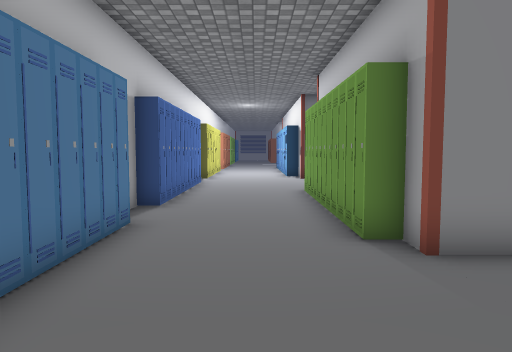
view 1 (above)

24 first-person views from a walk through a scene from a Unity 3-D project. The camera is 1.4 m above the floor, tilts 4° down and sees 70° across. Doors are open. The floor is counted in squares, 1 m on a side. Each view is taken from the middle of a square. On the plan, view 1 faces up. The plan holds only what a view shows up to about 16 squares ahead; the rest is blank. The place goes on beyond the plan. The player is left out. Some surface patterns are stand-ins.

view 2
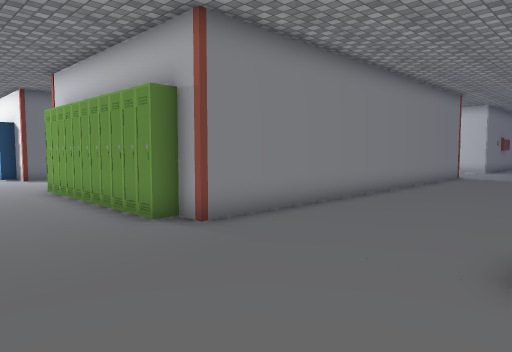

view 3
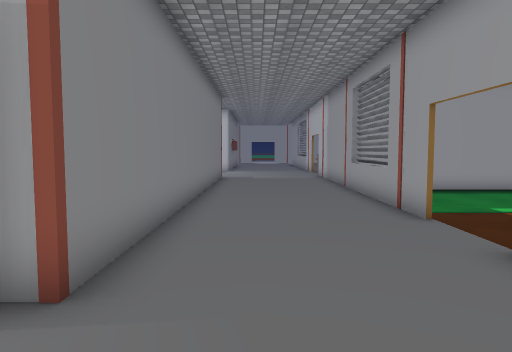

view 4
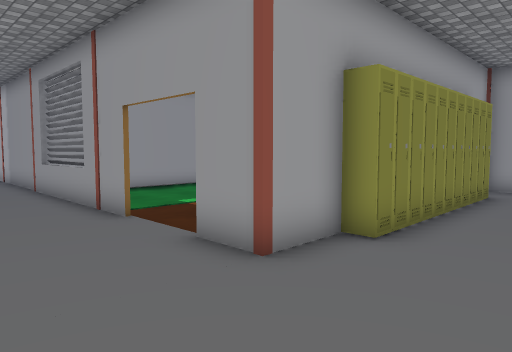

view 5
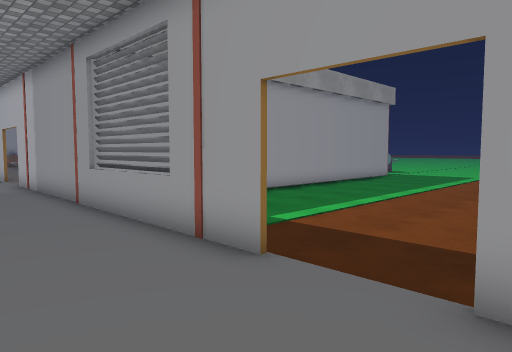

view 6
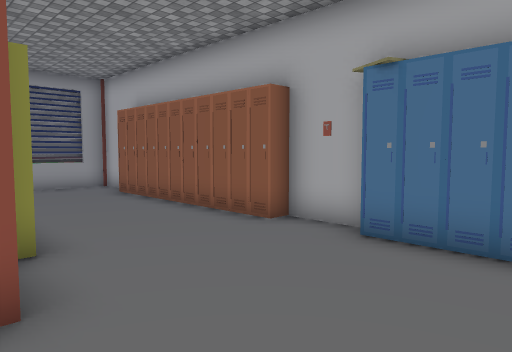

view 7
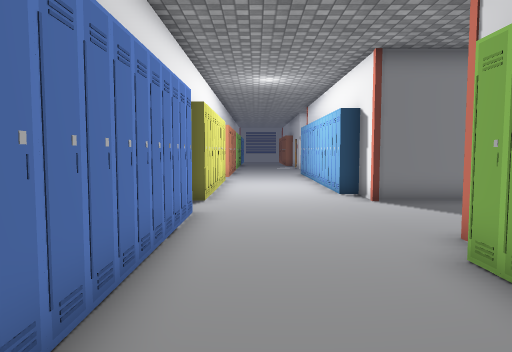

view 8
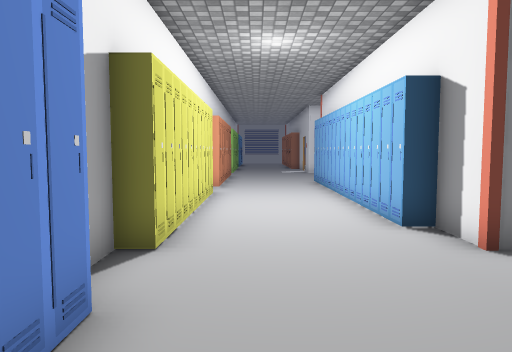

view 9
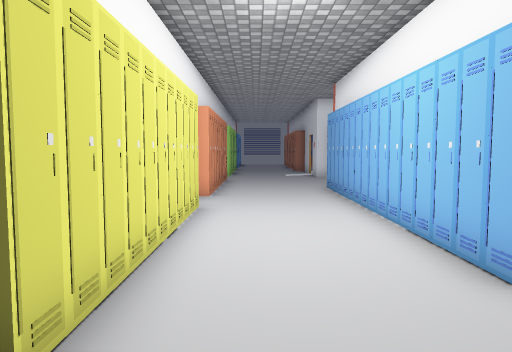

view 10
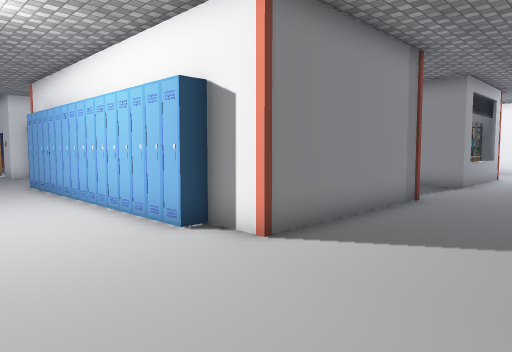

view 11
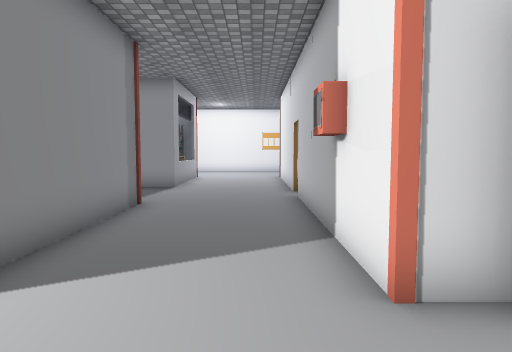

view 12
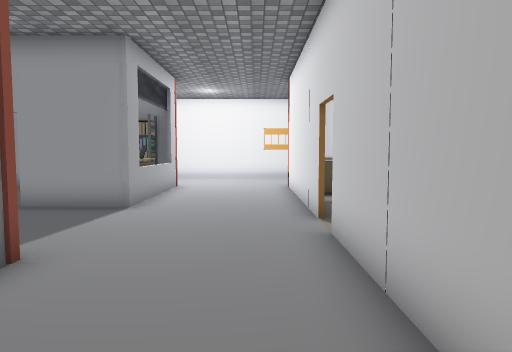

view 13
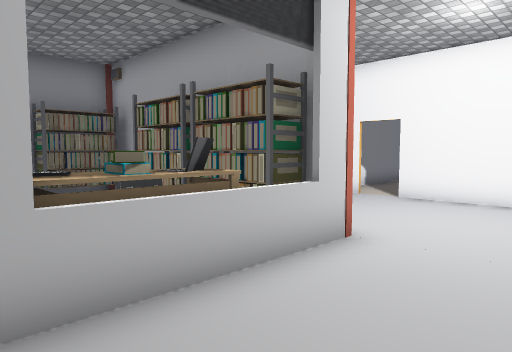

view 14
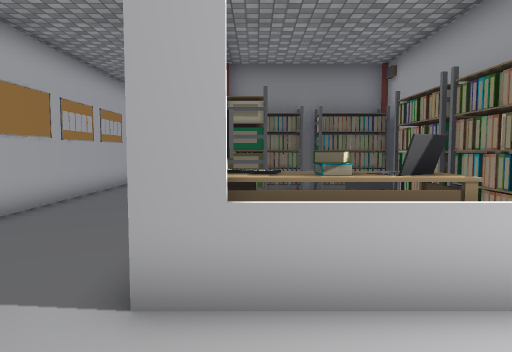

view 15
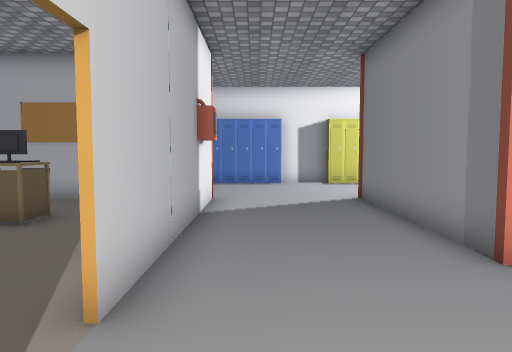

view 16
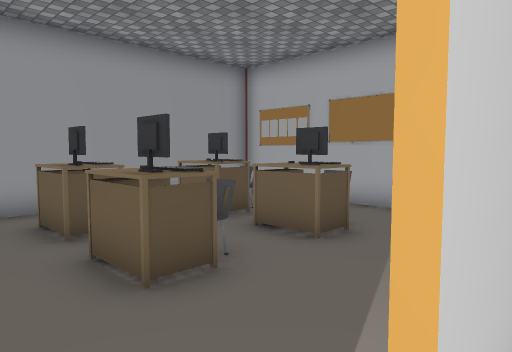

view 17
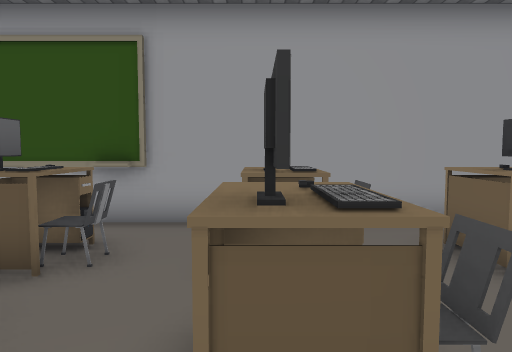

view 18
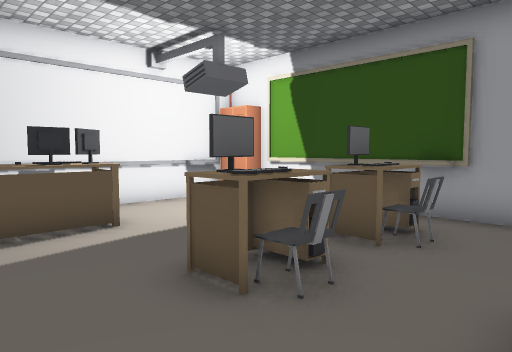

view 19
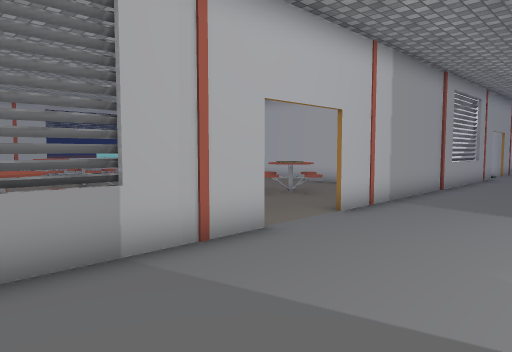

view 20
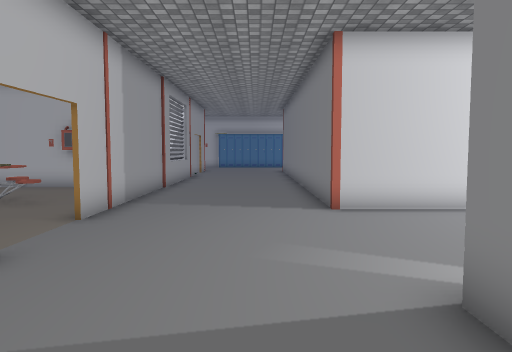

view 21
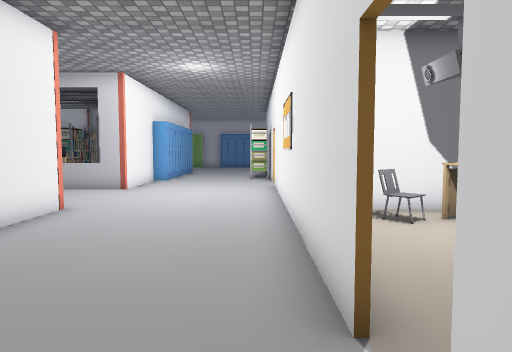

view 22
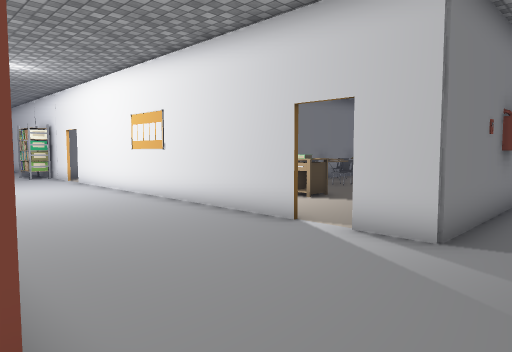

view 23
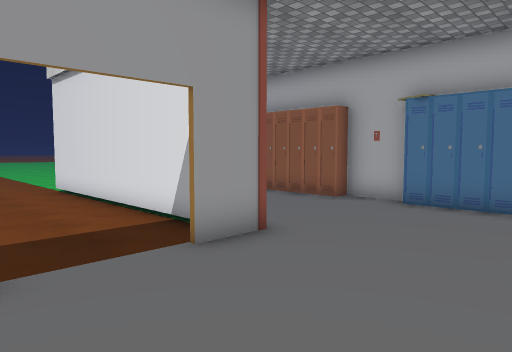

view 24
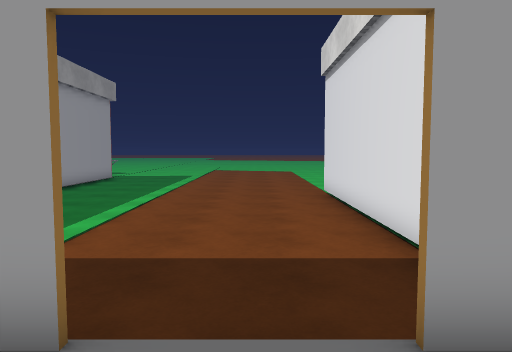

### Floor plan
Key: @ floor where view 1 was taken; # wall or solid block; x gap in a wall; . main floor; - floor 0.25 m lower than the main floor; D open door; = window, fence, low wall or low ledge; ^ raised ledge; L locker; P pillar; A laptop; R rack; T table; C chair; M computer; B books; O other object.
Columns run from 3 left of view 1 to 27 right of it. Each row starts with its distance up from view 1.
 31 O....O
 30 O....#     #
 29 L....L     #.
 28 L....L     #.
 27 L....L     #..  O####P
 26  ....L     #..   RRRR#
 25 L....L     #..       #
 24 L....L     #...  R   #
 23 L....L     #... #R  R#
 22 L....L      .... R  RR       ##
 21 L....L       ...x   R#.....x..
 20 L....L       ...   CRR.......
 19 L....##     ....#MBAR#.....#
 18 L....P######P...####=P.....#
 17 #..........................#
 16 L..........................#
 15 L..........................#
 14 L....P########.## ###P.....####
 13 L....#     ........T #.....# C.
 12 L...LL   ..........T #.....#.O
 11 L....L ............MO#.....#..
 10 L....L..OM.CM.CM...M.#.....#..O
  9 L....L.  ^..^..^.....#.....#...
  8  ....L  OM.OM.CM   ..#.....#...
  7 L...LL  O^.O^.CM     #.......
  6 L....L.  .......     #.....#
  5 L....P##############LL.....###O
  4 L....................P.........
  3 L............................ .
  2 L.............................
  1 L.............................
  0 L..@....DD....................
 -1 O....P#DDD#P####P####P#DDDDP##
 -2 L....#--------  #   .....
 -3 L....L----------# ..T...    TT
 -4 L....L----------O..TTTT     TT
 -5 L....L----------O...T       T
 -6 L....L----------#...
 -7 L....L----------#.
 -8 L....L----------#
 -9 L....L----------#
-10 #....#----------#       OO

Where each view was taken, in squares from view 1:
view 1: 0 up, 0 right, facing up
view 2: 1 down, 2 left, facing up-right
view 3: 3 up, 1 left, facing right
view 4: 3 up, 1 left, facing down-right
view 5: 3 up, 3 right, facing down-right
view 6: 3 up, 3 right, facing down-left
view 7: 8 up, 1 left, facing up
view 8: 13 up, 1 left, facing up
view 9: 16 up, 1 left, facing up
view 10: 14 up, 2 left, facing up-right
view 11: 15 up, 1 left, facing right
view 12: 15 up, 4 right, facing right
view 13: 15 up, 13 right, facing up-right
view 14: 15 up, 14 right, facing up
view 15: 15 up, 13 right, facing left
view 16: 14 up, 11 right, facing down-left
view 17: 12 up, 9 right, facing down
view 18: 13 up, 9 right, facing down-right
view 19: 4 up, 27 right, facing down-left
view 20: 3 up, 27 right, facing left
view 21: 5 up, 23 right, facing up
view 22: 3 up, 18 right, facing up-right
view 23: 4 up, 7 right, facing down-left
view 24: 2 up, 5 right, facing down
